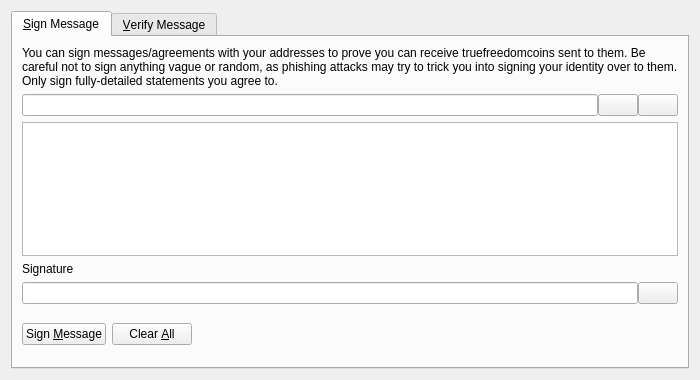
<?xml version="1.0" encoding="UTF-8"?>
<ui version="4.0">
 <class>SignVerifyMessageDialog</class>
 <widget class="QDialog" name="SignVerifyMessageDialog">
  <property name="geometry">
   <rect>
    <x>0</x>
    <y>0</y>
    <width>700</width>
    <height>380</height>
   </rect>
  </property>
  <property name="windowTitle">
   <string>Signatures - Sign / Verify a Message</string>
  </property>
  <property name="modal">
   <bool>true</bool>
  </property>
  <layout class="QVBoxLayout" name="verticalLayout">
   <item>
    <widget class="QTabWidget" name="tabWidget">
     <property name="currentIndex">
      <number>0</number>
     </property>
     <widget class="QWidget" name="tabSignMessage">
      <attribute name="title">
       <string>&amp;Sign Message</string>
      </attribute>
      <layout class="QVBoxLayout" name="verticalLayout_SM">
       <item>
        <widget class="QLabel" name="infoLabel_SM">
         <property name="text">
          <string>You can sign messages/agreements with your addresses to prove you can receive truefreedomcoins sent to them. Be careful not to sign anything vague or random, as phishing attacks may try to trick you into signing your identity over to them. Only sign fully-detailed statements you agree to.</string>
         </property>
         <property name="textFormat">
          <enum>Qt::PlainText</enum>
         </property>
         <property name="wordWrap">
          <bool>true</bool>
         </property>
        </widget>
       </item>
       <item>
        <layout class="QHBoxLayout" name="horizontalLayout_1_SM">
         <property name="spacing">
          <number>0</number>
         </property>
         <item>
          <widget class="QValidatedLineEdit" name="addressIn_SM">
           <property name="toolTip">
            <string>The TrueFreedomCoin address to sign the message with</string>
           </property>
          </widget>
         </item>
         <item>
          <widget class="QPushButton" name="addressBookButton_SM">
           <property name="toolTip">
            <string>Choose previously used address</string>
           </property>
           <property name="text">
            <string/>
           </property>
           <property name="icon">
            <iconset resource="../bitcoin.qrc">
             <normaloff>:/icons/address-book</normaloff>:/icons/address-book</iconset>
           </property>
           <property name="shortcut">
            <string>Alt+A</string>
           </property>
           <property name="autoDefault">
            <bool>false</bool>
           </property>
          </widget>
         </item>
         <item>
          <widget class="QPushButton" name="pasteButton_SM">
           <property name="toolTip">
            <string>Paste address from clipboard</string>
           </property>
           <property name="text">
            <string/>
           </property>
           <property name="icon">
            <iconset resource="../bitcoin.qrc">
             <normaloff>:/icons/editpaste</normaloff>:/icons/editpaste</iconset>
           </property>
           <property name="shortcut">
            <string>Alt+P</string>
           </property>
           <property name="autoDefault">
            <bool>false</bool>
           </property>
          </widget>
         </item>
        </layout>
       </item>
       <item>
        <widget class="QPlainTextEdit" name="messageIn_SM">
         <property name="toolTip">
          <string>Enter the message you want to sign here</string>
         </property>
        </widget>
       </item>
       <item>
        <widget class="QLabel" name="signatureLabel_SM">
         <property name="text">
          <string>Signature</string>
         </property>
         <property name="textFormat">
          <enum>Qt::PlainText</enum>
         </property>
        </widget>
       </item>
       <item>
        <layout class="QHBoxLayout" name="horizontalLayout_2_SM">
         <property name="spacing">
          <number>0</number>
         </property>
         <item>
          <widget class="QLineEdit" name="signatureOut_SM">
           <property name="font">
            <font>
             <italic>true</italic>
            </font>
           </property>
           <property name="readOnly">
            <bool>true</bool>
           </property>
          </widget>
         </item>
         <item>
          <widget class="QPushButton" name="copySignatureButton_SM">
           <property name="toolTip">
            <string>Copy the current signature to the system clipboard</string>
           </property>
           <property name="text">
            <string/>
           </property>
           <property name="icon">
            <iconset resource="../bitcoin.qrc">
             <normaloff>:/icons/editcopy</normaloff>:/icons/editcopy</iconset>
           </property>
           <property name="autoDefault">
            <bool>false</bool>
           </property>
          </widget>
         </item>
        </layout>
       </item>
       <item>
        <layout class="QHBoxLayout" name="horizontalLayout_3_SM">
         <item>
          <widget class="QPushButton" name="signMessageButton_SM">
           <property name="toolTip">
            <string>Sign the message to prove you own this TrueFreedomCoin address</string>
           </property>
           <property name="text">
            <string>Sign &amp;Message</string>
           </property>
           <property name="icon">
            <iconset resource="../bitcoin.qrc">
             <normaloff>:/icons/edit</normaloff>:/icons/edit</iconset>
           </property>
           <property name="autoDefault">
            <bool>false</bool>
           </property>
          </widget>
         </item>
         <item>
          <widget class="QPushButton" name="clearButton_SM">
           <property name="toolTip">
            <string>Reset all sign message fields</string>
           </property>
           <property name="text">
            <string>Clear &amp;All</string>
           </property>
           <property name="icon">
            <iconset resource="../bitcoin.qrc">
             <normaloff>:/icons/remove</normaloff>:/icons/remove</iconset>
           </property>
           <property name="autoDefault">
            <bool>false</bool>
           </property>
          </widget>
         </item>
         <item>
          <spacer name="horizontalSpacer_1_SM">
           <property name="orientation">
            <enum>Qt::Horizontal</enum>
           </property>
           <property name="sizeHint" stdset="0">
            <size>
             <width>40</width>
             <height>48</height>
            </size>
           </property>
          </spacer>
         </item>
         <item>
          <widget class="QLabel" name="statusLabel_SM">
           <property name="font">
            <font>
             <weight>75</weight>
             <bold>true</bold>
            </font>
           </property>
           <property name="text">
            <string/>
           </property>
           <property name="wordWrap">
            <bool>true</bool>
           </property>
          </widget>
         </item>
         <item>
          <spacer name="horizontalSpacer_2_SM">
           <property name="orientation">
            <enum>Qt::Horizontal</enum>
           </property>
           <property name="sizeHint" stdset="0">
            <size>
             <width>40</width>
             <height>48</height>
            </size>
           </property>
          </spacer>
         </item>
        </layout>
       </item>
      </layout>
     </widget>
     <widget class="QWidget" name="tabVerifyMessage">
      <attribute name="title">
       <string>&amp;Verify Message</string>
      </attribute>
      <layout class="QVBoxLayout" name="verticalLayout_VM">
       <item>
        <widget class="QLabel" name="infoLabel_VM">
         <property name="text">
          <string>Enter the receiver's address, message (ensure you copy line breaks, spaces, tabs, etc. exactly) and signature below to verify the message. Be careful not to read more into the signature than what is in the signed message itself, to avoid being tricked by a man-in-the-middle attack. Note that this only proves the signing party receives with the address, it cannot prove sendership of any transaction!</string>
         </property>
         <property name="textFormat">
          <enum>Qt::PlainText</enum>
         </property>
         <property name="alignment">
          <set>Qt::AlignLeading|Qt::AlignLeft|Qt::AlignTop</set>
         </property>
         <property name="wordWrap">
          <bool>true</bool>
         </property>
        </widget>
       </item>
       <item>
        <layout class="QHBoxLayout" name="horizontalLayout_1_VM">
         <property name="spacing">
          <number>0</number>
         </property>
         <item>
          <widget class="QValidatedLineEdit" name="addressIn_VM">
           <property name="toolTip">
            <string>The TrueFreedomCoin address the message was signed with</string>
           </property>
          </widget>
         </item>
         <item>
          <widget class="QPushButton" name="addressBookButton_VM">
           <property name="toolTip">
            <string>Choose previously used address</string>
           </property>
           <property name="text">
            <string/>
           </property>
           <property name="icon">
            <iconset resource="../bitcoin.qrc">
             <normaloff>:/icons/address-book</normaloff>:/icons/address-book</iconset>
           </property>
           <property name="shortcut">
            <string>Alt+A</string>
           </property>
           <property name="autoDefault">
            <bool>false</bool>
           </property>
          </widget>
         </item>
        </layout>
       </item>
       <item>
        <widget class="QPlainTextEdit" name="messageIn_VM"/>
       </item>
       <item>
        <widget class="QValidatedLineEdit" name="signatureIn_VM"/>
       </item>
       <item>
        <layout class="QHBoxLayout" name="horizontalLayout_2_VM">
         <item>
          <widget class="QPushButton" name="verifyMessageButton_VM">
           <property name="toolTip">
            <string>Verify the message to ensure it was signed with the specified TrueFreedomCoin address</string>
           </property>
           <property name="text">
            <string>Verify &amp;Message</string>
           </property>
           <property name="icon">
            <iconset resource="../bitcoin.qrc">
             <normaloff>:/icons/transaction_0</normaloff>:/icons/transaction_0</iconset>
           </property>
           <property name="autoDefault">
            <bool>false</bool>
           </property>
          </widget>
         </item>
         <item>
          <widget class="QPushButton" name="clearButton_VM">
           <property name="toolTip">
            <string>Reset all verify message fields</string>
           </property>
           <property name="text">
            <string>Clear &amp;All</string>
           </property>
           <property name="icon">
            <iconset resource="../bitcoin.qrc">
             <normaloff>:/icons/remove</normaloff>:/icons/remove</iconset>
           </property>
           <property name="autoDefault">
            <bool>false</bool>
           </property>
          </widget>
         </item>
         <item>
          <spacer name="horizontalSpacer_1_VM">
           <property name="orientation">
            <enum>Qt::Horizontal</enum>
           </property>
           <property name="sizeHint" stdset="0">
            <size>
             <width>40</width>
             <height>48</height>
            </size>
           </property>
          </spacer>
         </item>
         <item>
          <widget class="QLabel" name="statusLabel_VM">
           <property name="font">
            <font>
             <weight>75</weight>
             <bold>true</bold>
            </font>
           </property>
           <property name="text">
            <string/>
           </property>
           <property name="wordWrap">
            <bool>true</bool>
           </property>
          </widget>
         </item>
         <item>
          <spacer name="horizontalSpacer_2_VM">
           <property name="orientation">
            <enum>Qt::Horizontal</enum>
           </property>
           <property name="sizeHint" stdset="0">
            <size>
             <width>40</width>
             <height>48</height>
            </size>
           </property>
          </spacer>
         </item>
        </layout>
       </item>
      </layout>
     </widget>
    </widget>
   </item>
  </layout>
 </widget>
 <customwidgets>
  <customwidget>
   <class>QValidatedLineEdit</class>
   <extends>QLineEdit</extends>
   <header>qt/qvalidatedlineedit.h</header>
  </customwidget>
 </customwidgets>
 <resources>
  <include location="../bitcoin.qrc"/>
 </resources>
 <connections/>
</ui>
